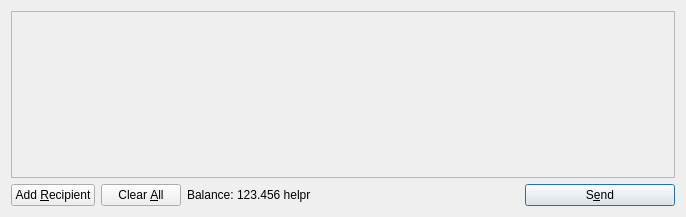
<?xml version="1.0" encoding="UTF-8"?>
<ui version="4.0">
 <class>SendCoinsDialog</class>
 <widget class="QDialog" name="SendCoinsDialog">
  <property name="geometry">
   <rect>
    <x>0</x>
    <y>0</y>
    <width>686</width>
    <height>217</height>
   </rect>
  </property>
  <property name="windowTitle">
   <string>Send Coins</string>
  </property>
  <layout class="QVBoxLayout" name="verticalLayout">
   <item>
    <widget class="QScrollArea" name="scrollArea">
     <property name="widgetResizable">
      <bool>true</bool>
     </property>
     <widget class="QWidget" name="scrollAreaWidgetContents">
      <property name="geometry">
       <rect>
        <x>0</x>
        <y>0</y>
        <width>666</width>
        <height>165</height>
       </rect>
      </property>
      <layout class="QVBoxLayout" name="verticalLayout_2">
       <property name="margin">
        <number>0</number>
       </property>
       <item>
        <layout class="QVBoxLayout" name="entries">
         <property name="spacing">
          <number>6</number>
         </property>
        </layout>
       </item>
       <item>
        <spacer name="verticalSpacer">
         <property name="orientation">
          <enum>Qt::Vertical</enum>
         </property>
         <property name="sizeHint" stdset="0">
          <size>
           <width>20</width>
           <height>40</height>
          </size>
         </property>
        </spacer>
       </item>
      </layout>
     </widget>
    </widget>
   </item>
   <item>
    <layout class="QHBoxLayout" name="horizontalLayout">
     <item>
      <widget class="QPushButton" name="addButton">
       <property name="toolTip">
        <string>Send to multiple recipients at once</string>
       </property>
       <property name="text">
        <string>Add &amp;Recipient</string>
       </property>
       <property name="icon">
        <iconset resource="../bitcoin.qrc">
         <normaloff>:/icons/add</normaloff>:/icons/add</iconset>
       </property>
       <property name="autoDefault">
        <bool>false</bool>
       </property>
      </widget>
     </item>
     <item>
      <widget class="QPushButton" name="clearButton">
       <property name="sizePolicy">
        <sizepolicy hsizetype="Minimum" vsizetype="Fixed">
         <horstretch>0</horstretch>
         <verstretch>0</verstretch>
        </sizepolicy>
       </property>
       <property name="toolTip">
        <string>Remove all transaction fields</string>
       </property>
       <property name="text">
        <string>Clear &amp;All</string>
       </property>
       <property name="icon">
        <iconset resource="../bitcoin.qrc">
         <normaloff>:/icons/remove</normaloff>:/icons/remove</iconset>
       </property>
       <property name="autoRepeatDelay">
        <number>300</number>
       </property>
       <property name="autoDefault">
        <bool>false</bool>
       </property>
      </widget>
     </item>
     <item>
      <layout class="QHBoxLayout" name="horizontalLayout_2">
       <property name="spacing">
        <number>3</number>
       </property>
       <item>
        <widget class="QLabel" name="label">
         <property name="text">
          <string>Balance:</string>
         </property>
        </widget>
       </item>
       <item>
        <widget class="QLabel" name="labelBalance">
         <property name="cursor">
          <cursorShape>IBeamCursor</cursorShape>
         </property>
         <property name="text">
          <string>123.456 helpr</string>
         </property>
         <property name="textInteractionFlags">
          <set>Qt::LinksAccessibleByMouse|Qt::TextSelectableByKeyboard|Qt::TextSelectableByMouse</set>
         </property>
        </widget>
       </item>
      </layout>
     </item>
     <item>
      <spacer name="horizontalSpacer">
       <property name="orientation">
        <enum>Qt::Horizontal</enum>
       </property>
       <property name="sizeHint" stdset="0">
        <size>
         <width>40</width>
         <height>20</height>
        </size>
       </property>
      </spacer>
     </item>
     <item>
      <widget class="QPushButton" name="sendButton">
       <property name="minimumSize">
        <size>
         <width>150</width>
         <height>0</height>
        </size>
       </property>
       <property name="toolTip">
        <string>Confirm the send action</string>
       </property>
       <property name="text">
        <string>S&amp;end</string>
       </property>
       <property name="icon">
        <iconset resource="../bitcoin.qrc">
         <normaloff>:/icons/send</normaloff>:/icons/send</iconset>
       </property>
       <property name="default">
        <bool>true</bool>
       </property>
      </widget>
     </item>
    </layout>
   </item>
  </layout>
 </widget>
 <resources>
  <include location="../bitcoin.qrc"/>
 </resources>
 <connections/>
</ui>
